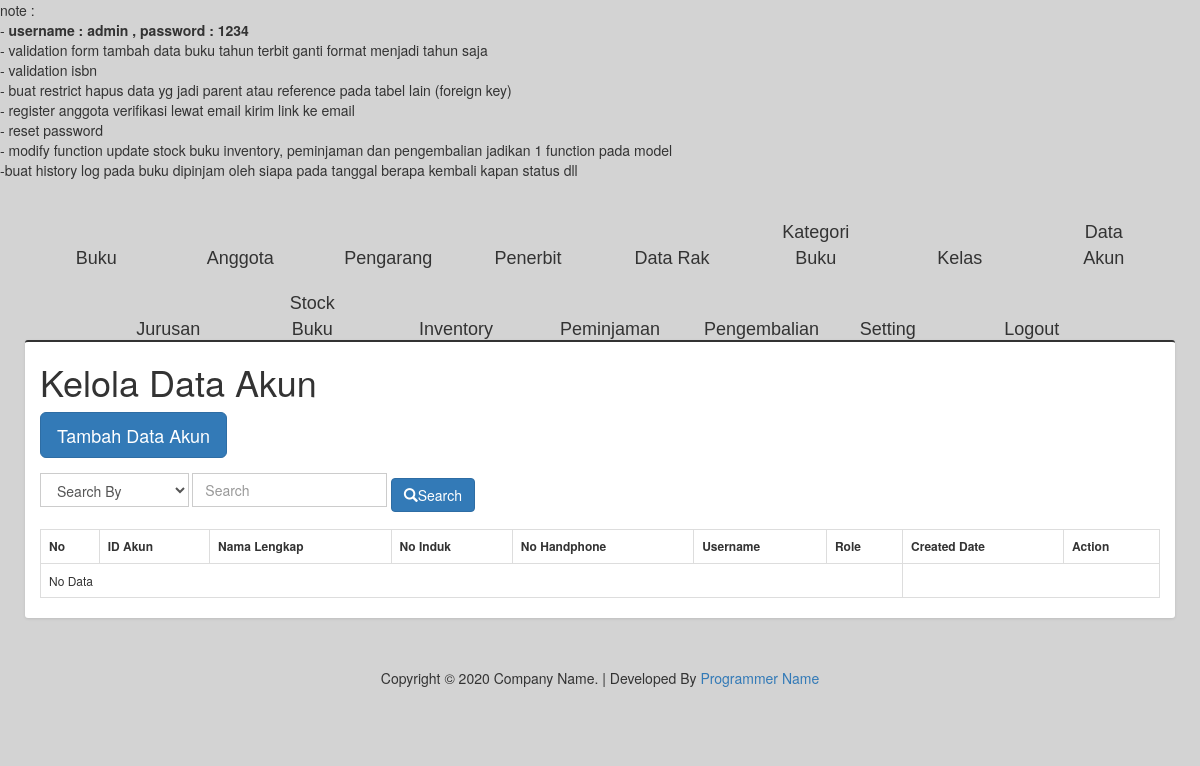
The app's page /index.php/data_akun, older data.
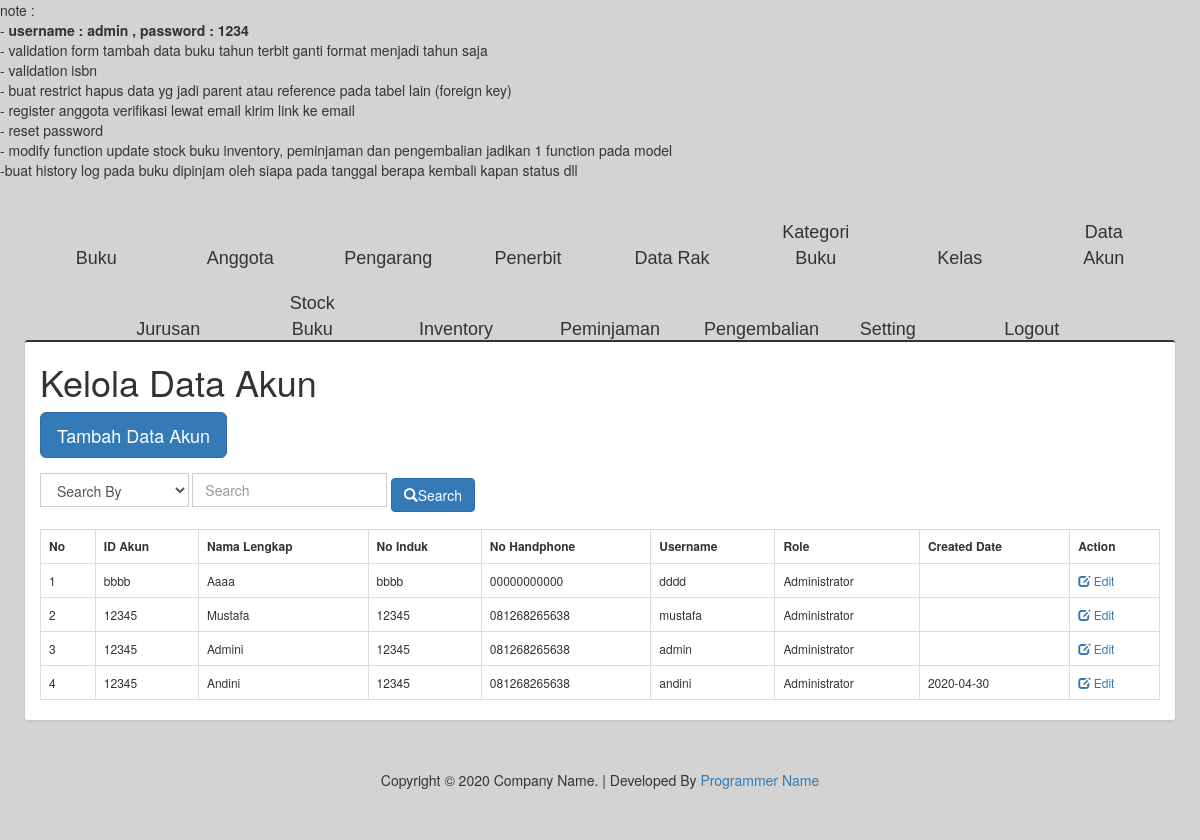
The same page, newer data.
### tables this page shows
CREATE TABLE `data_akun` (
  `id_akun` int(11) NOT NULL,
  `nama_lengkap` varchar(150) DEFAULT NULL,
  `no_induk` varchar(10) DEFAULT NULL,
  `username` varchar(15) DEFAULT NULL,
  `password` varchar(255) DEFAULT NULL,
  `phone` varchar(13) DEFAULT NULL,
  `id_role` int(11) DEFAULT NULL,
  `created_date` date DEFAULT NULL
);

CREATE TABLE `data_role` (
  `id_role` int(11) NOT NULL,
  `role` varchar(15) DEFAULT NULL
);

### application/controllers/Data_akun.php (called while the page is built, shortened)
<?php
class Data_akun extends CI_Controller {
	public function __construct(){
		$this->load->model('model_akun');
		$this->load->library('form_validation');
	}
	public function index(){
		$data = [];
		$config = [];
	    $config['per_page'] = '10';
		$data['title'] 			= 'Kelola Data Akun';
		$data['header'] 		= $this->load->view('headers/head', '', TRUE);
		$data['navigation'] 	= $this->load->view('headers/navigation', '', TRUE);
		$data['akun'] 			= $this->model_akun->view_data_akun($config['per_page'], $this->uri->segment(3));
		$data['content'] 		= $this->load->view('contents/view_data_akun', $data, TRUE);
		$data['footer'] 		= $this->load->view('footers/footer', '', TRUE);
		$this->load->view('main', $data);
	}
}

### index.php (called while the page is built, shortened)
<?php
require_once BASEPATH.'core/CodeIgniter.php';

### application/models/Model_akun.php (called while the page is built, shortened)
<?php
class Model_akun extends CI_Model {
	public function view_data_akun($limit = null, $offset = null){
		$sql = "SELECT * FROM data_akun
				LEFT JOIN data_role
				ON data_akun.id_role = data_role.id_role";
		if($limit){
			if(!$offset){
				$sql .= " LIMIT $limit";
			}else{
				$sql .= " LIMIT $limit OFFSET $offset";
			}
		}
		$query = $this->db->query($sql);
		return $query->result();
	}
}

### application/views/contents/view_data_akun.php (the view, shortened to what this page needs)
<div class="container box">
	<div class="row">
		<div class="col-lg-6">
			<h1><?php echo $title; ?></h1>
		</div>
	</div>
	<div class="row">
		<div class="col-lg-12">
			<a href="<?php echo base_url('data_akun/tambah_data_akun'); ?>" class="btn btn-primary btn-lg">Tambah Data Akun</a>
		</div>
	</div>
	<div class="row">
	</div>
	<div class="row">
		<div class="col-lg-12">
		<?=form_open(base_url() . 'cemployee/search'); ?>
		<div class="form-inline">
			<div class="form-group">
				<select name="selCategory" class="form-control">
					<option value="0">Search By</option>
				</select>
				<input type="text" class="form-control" name="txtSearch" placeholder="Search">
				<button type="submit" name="btnSearch" class="btn btn-primary"><i class="glyphicon glyphicon-search"></i>Search</button>
			</div>
		</div>
		<?=form_close(); ?>
		</div>
	</div>
	<br>
	<div class="row">
		<div class="col-lg-12">
		<table class="table table-bordered">
		<tr>
			<th>No</th>
			<th>ID Akun</th>
			<th>Nama Lengkap</th>
			<th>No Induk</th>
			<th>No Handphone</th>
			<th>Username</th>
			<th>Role</th>
			<th>Created Date</th>
			<th>Action</th>
		</tr>
		<?php if($akun){ ?>
			<?php
			$no = 1;
			foreach ($akun as $value): ?>
				<tr>
					<td><?php echo $no; ?></td>
					<td><?php echo $value->no_induk; ?></td>
					<td><?php echo $value->nama_lengkap; ?></td>
					<td><?php echo $value->no_induk; ?></td>
					<td><?php echo $value->phone; ?></td>
					<td><?php echo $value->username; ?></td>
					<td><?php echo $value->role; ?></td>
					<td><?php echo $value->created_date; ?></td>
					<td><a href="<?php echo base_url('data_akun/edit_data_akun/' . $value->id_akun); ?>"><span class="glyphicon glyphicon-edit"></span> Edit</a></td>
				</tr>
			<?php
			$no++;
			endforeach ?>
		<?php }else{ ?>
			<tr><td colspan="7">No Data</td></tr>
		<?php } ?>
	</table>
	</div>
	</div>
</div>

Row changes from the older to the newer data that the page shows:
added data_akun: no_induk "bbbb", nama_lengkap "Aaaa", phone "00000000000", username "dddd", data_role.role "Administrator"
added data_akun: no_induk "12345", nama_lengkap "Mustafa", phone "081268265638", username "mustafa", data_role.role "Administrator"
added data_akun: no_induk "12345", nama_lengkap "Admini", phone "081268265638", username "admin", data_role.role "Administrator"
added data_akun: no_induk "12345", nama_lengkap "Andini", phone "081268265638", username "andini", data_role.role "Administrator", created_date "2020-04-30"
Text that changed along with them:
text no longer shown: "No Data"
